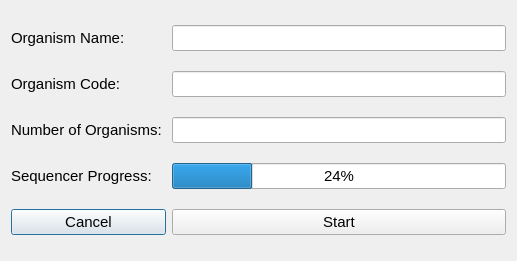
<?xml version="1.0" encoding="UTF-8"?>
<ui version="4.0">
 <class>Combining_FNA_Files</class>
 <widget class="QDialog" name="Combining_FNA_Files">
  <property name="geometry">
   <rect>
    <x>0</x>
    <y>0</y>
    <width>517</width>
    <height>261</height>
   </rect>
  </property>
  <property name="font">
   <font>
    <pointsize>11</pointsize>
   </font>
  </property>
  <property name="windowTitle">
   <string>Dialog</string>
  </property>
  <layout class="QGridLayout" name="gridLayout">
   <item row="0" column="0">
    <widget class="QLabel" name="orgNameLabel">
     <property name="text">
      <string>Organism Name:</string>
     </property>
    </widget>
   </item>
   <item row="0" column="1">
    <widget class="QLineEdit" name="orgName_line_edit">
     <property name="toolTip">
      <string>&lt;html&gt;&lt;head/&gt;&lt;body&gt;&lt;p&gt;This will be the organism/genome name in the newly generated CSPR file.&lt;/p&gt;&lt;/body&gt;&lt;/html&gt;</string>
     </property>
    </widget>
   </item>
   <item row="1" column="0">
    <widget class="QLabel" name="cspr_org_code_name">
     <property name="text">
      <string>Organism Code:</string>
     </property>
    </widget>
   </item>
   <item row="1" column="1">
    <widget class="QLineEdit" name="org_code_line_edit">
     <property name="toolTip">
      <string>&lt;html&gt;&lt;head/&gt;&lt;body&gt;&lt;p&gt;This is the organism code to put before the endonuclease, similar to Analyze New Genome&lt;/p&gt;&lt;/body&gt;&lt;/html&gt;</string>
     </property>
    </widget>
   </item>
   <item row="2" column="0">
    <widget class="QLabel" name="label_2">
     <property name="text">
      <string>Number of Organisms: </string>
     </property>
    </widget>
   </item>
   <item row="2" column="1">
    <widget class="QLineEdit" name="orgNum_lineEdit">
     <property name="toolTip">
      <string>&lt;html&gt;&lt;head/&gt;&lt;body&gt;&lt;p&gt;This is the number of Organisms you want to do population analysis on.&lt;br/&gt;&lt;br/&gt;IE: if population analysis is being run on 5 organisms, this number is set to 5.&lt;/p&gt;&lt;/body&gt;&lt;/html&gt;</string>
     </property>
    </widget>
   </item>
   <item row="3" column="0">
    <widget class="QLabel" name="label">
     <property name="text">
      <string>Sequencer Progress:</string>
     </property>
    </widget>
   </item>
   <item row="3" column="1">
    <widget class="QProgressBar" name="sequencer_prog_bar">
     <property name="value">
      <number>24</number>
     </property>
    </widget>
   </item>
   <item row="4" column="0">
    <widget class="QPushButton" name="cancel_button">
     <property name="text">
      <string>Cancel</string>
     </property>
    </widget>
   </item>
   <item row="4" column="1">
    <widget class="QPushButton" name="start_button">
     <property name="toolTip">
      <string>&lt;html&gt;&lt;head/&gt;&lt;body&gt;&lt;p&gt;This function will take the FNA/Fasta files selected, concatontate them into one. Then it will run the New Genome sequencer algorithm on it, creating a new CSPR file with all of those FNA/Fasta files. Then it will run the analysis algorithm to pull the Population Analysis data out.&lt;/p&gt;&lt;/body&gt;&lt;/html&gt;</string>
     </property>
     <property name="text">
      <string>Start</string>
     </property>
    </widget>
   </item>
  </layout>
 </widget>
 <resources/>
 <connections/>
</ui>
